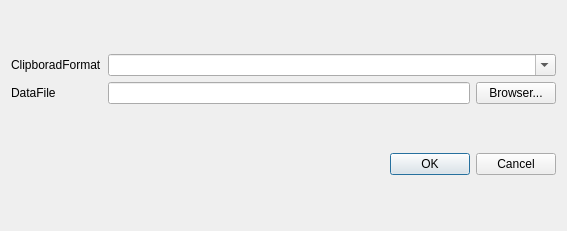
<?xml version="1.0" encoding="UTF-8"?>
<ui version="4.0">
 <class>OClipDataLoadDialog</class>
 <widget class="QDialog" name="OClipDataLoadDialog">
  <property name="geometry">
   <rect>
    <x>0</x>
    <y>0</y>
    <width>567</width>
    <height>231</height>
   </rect>
  </property>
  <property name="sizePolicy">
   <sizepolicy hsizetype="Preferred" vsizetype="Preferred">
    <horstretch>0</horstretch>
    <verstretch>0</verstretch>
   </sizepolicy>
  </property>
  <property name="windowTitle">
   <string>Dialog</string>
  </property>
  <layout class="QVBoxLayout" name="verticalLayout">
   <item>
    <layout class="QGridLayout" name="gridLayout">
     <item row="0" column="0">
      <widget class="QLabel" name="label">
       <property name="sizePolicy">
        <sizepolicy hsizetype="Preferred" vsizetype="Fixed">
         <horstretch>0</horstretch>
         <verstretch>0</verstretch>
        </sizepolicy>
       </property>
       <property name="text">
        <string>ClipboradFormat</string>
       </property>
      </widget>
     </item>
     <item row="0" column="1">
      <widget class="QComboBox" name="formatEdit">
       <property name="editable">
        <bool>true</bool>
       </property>
      </widget>
     </item>
     <item row="1" column="0">
      <widget class="QLabel" name="label_2">
       <property name="sizePolicy">
        <sizepolicy hsizetype="Preferred" vsizetype="Fixed">
         <horstretch>0</horstretch>
         <verstretch>0</verstretch>
        </sizepolicy>
       </property>
       <property name="text">
        <string>DataFile</string>
       </property>
      </widget>
     </item>
     <item row="1" column="1">
      <layout class="QHBoxLayout" name="horizontalLayout">
       <item>
        <widget class="QLineEdit" name="fileLineEdit"/>
       </item>
       <item>
        <widget class="QPushButton" name="browserBtn">
         <property name="text">
          <string>Browser...</string>
         </property>
        </widget>
       </item>
      </layout>
     </item>
    </layout>
   </item>
   <item>
    <widget class="QDialogButtonBox" name="buttonBox">
     <property name="orientation">
      <enum>Qt::Horizontal</enum>
     </property>
     <property name="standardButtons">
      <set>QDialogButtonBox::Cancel|QDialogButtonBox::Ok</set>
     </property>
    </widget>
   </item>
  </layout>
 </widget>
 <resources/>
 <connections>
  <connection>
   <sender>buttonBox</sender>
   <signal>accepted()</signal>
   <receiver>OClipDataLoadDialog</receiver>
   <slot>accept()</slot>
   <hints>
    <hint type="sourcelabel">
     <x>248</x>
     <y>254</y>
    </hint>
    <hint type="destinationlabel">
     <x>157</x>
     <y>274</y>
    </hint>
   </hints>
  </connection>
  <connection>
   <sender>buttonBox</sender>
   <signal>rejected()</signal>
   <receiver>OClipDataLoadDialog</receiver>
   <slot>reject()</slot>
   <hints>
    <hint type="sourcelabel">
     <x>316</x>
     <y>260</y>
    </hint>
    <hint type="destinationlabel">
     <x>286</x>
     <y>274</y>
    </hint>
   </hints>
  </connection>
 </connections>
</ui>
